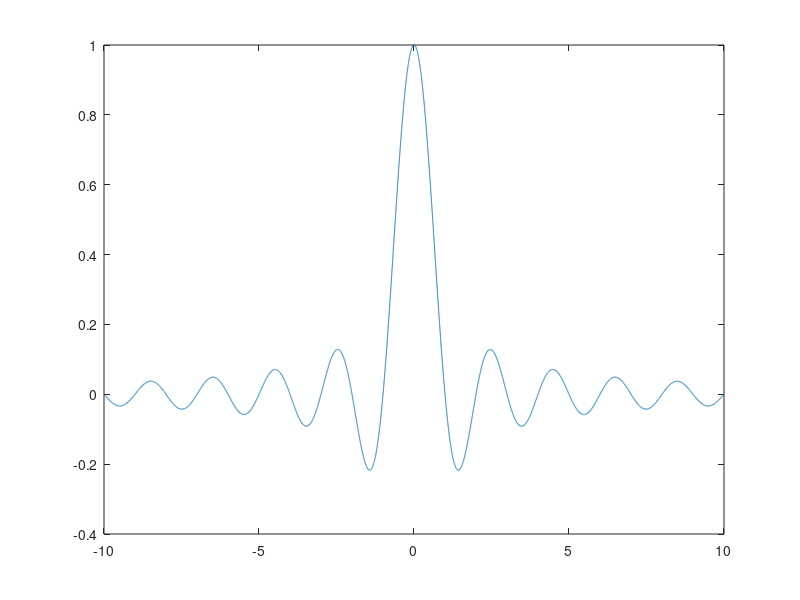

The MATLAB script that drew this image: (Note: this script raises an error after producing the figure.)
t=-10:0.001:10;
x = sinc(t); 
figure('Name','Seno Cardinal');
p=plot(t,x) 
p.Color = 'r';
legend('sinc)')
title('Grafica Seno Cardinal')
axis([-10 10 -2 2])
xlabel("t");
ylabel("x(t)");
grid on;